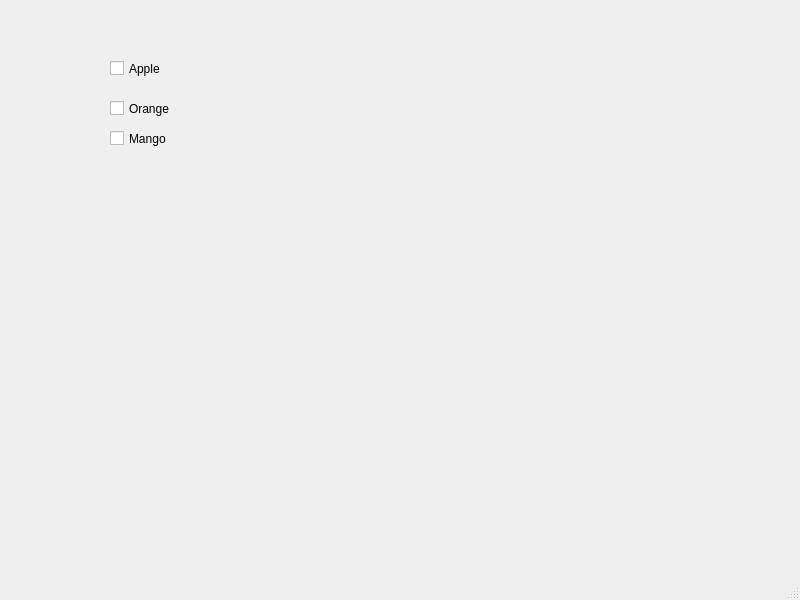
<?xml version="1.0" encoding="UTF-8"?>
<ui version="4.0">
 <class>MainWindow</class>
 <widget class="QMainWindow" name="MainWindow">
  <property name="geometry">
   <rect>
    <x>0</x>
    <y>0</y>
    <width>800</width>
    <height>600</height>
   </rect>
  </property>
  <property name="windowTitle">
   <string>MainWindow</string>
  </property>
  <widget class="QWidget" name="centralwidget">
   <widget class="QCheckBox" name="checkBox">
    <property name="geometry">
     <rect>
      <x>110</x>
      <y>60</y>
      <width>70</width>
      <height>17</height>
     </rect>
    </property>
    <property name="text">
     <string>Apple</string>
    </property>
   </widget>
   <widget class="QCheckBox" name="checkBox_2">
    <property name="geometry">
     <rect>
      <x>110</x>
      <y>100</y>
      <width>70</width>
      <height>17</height>
     </rect>
    </property>
    <property name="text">
     <string>Orange</string>
    </property>
   </widget>
   <widget class="QCheckBox" name="checkBox_3">
    <property name="geometry">
     <rect>
      <x>110</x>
      <y>130</y>
      <width>70</width>
      <height>17</height>
     </rect>
    </property>
    <property name="text">
     <string>Mango</string>
    </property>
   </widget>
  </widget>
  <widget class="QMenuBar" name="menubar">
   <property name="geometry">
    <rect>
     <x>0</x>
     <y>0</y>
     <width>800</width>
     <height>21</height>
    </rect>
   </property>
  </widget>
  <widget class="QStatusBar" name="statusbar"/>
 </widget>
 <resources/>
 <connections/>
</ui>
